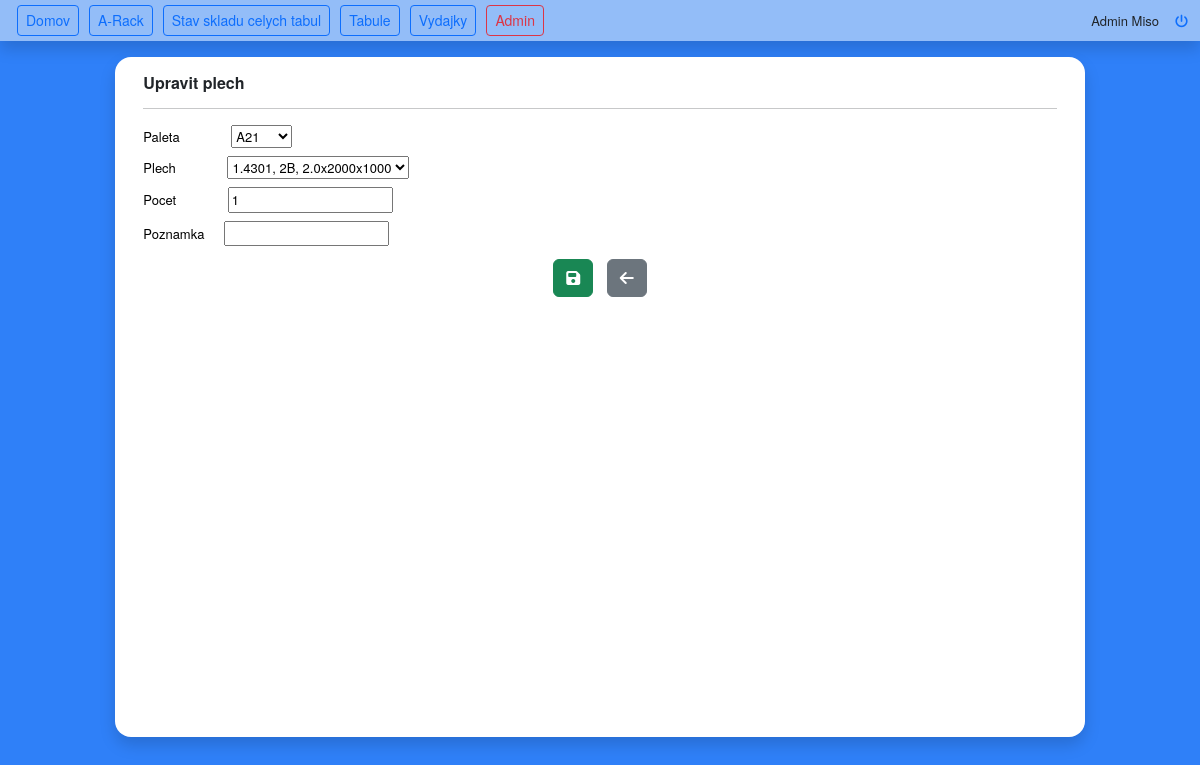
The page /stock-status/edit/2/ (signed in) on the database as committed earlier.
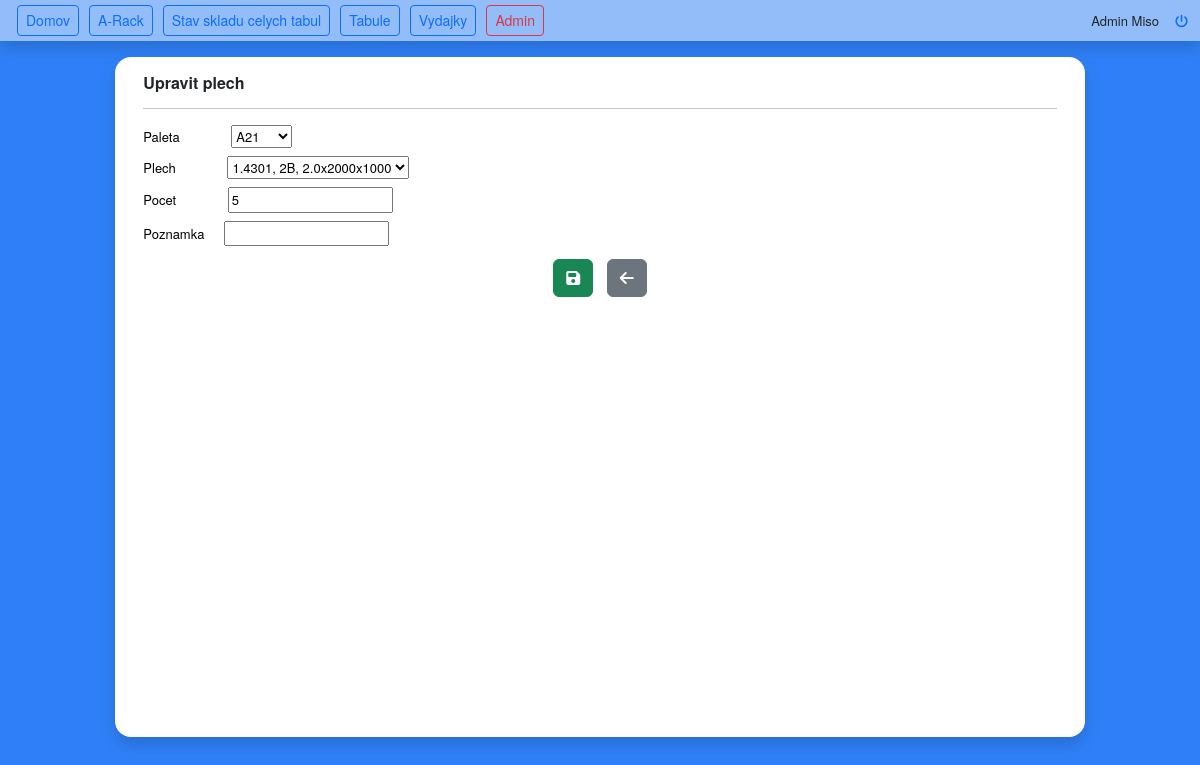
The same page on the database as committed later.
### Rack/models.py (models this page shows, shortened)
class PaletteSheet(models.Model):
    palette = models.ForeignKey(Palette, on_delete=models.CASCADE, null=True, blank=True)
    sheet = models.ForeignKey(Sheet, on_delete=models.CASCADE)
    quantity = models.PositiveIntegerField()
    note = models.CharField(max_length=128, null=True, blank=True)
    created_by = models.ForeignKey(User, on_delete=models.CASCADE, related_name='created', null=True, blank=True)
    created_date = models.DateTimeField(auto_now_add=True)
    class Meta:
        verbose_name = "Plech na palete"
        verbose_name_plural = "Plechy na palete"

### Stock/views.py (the view, shortened to what this page needs)
# urls.py: path('stock-status/edit/<int:pk>/', views.stock_palette_edit, name='stock_palette_edit'),
@login_required
def stock_palette_edit(request, pk):
    sheet = PaletteSheet.objects.get(pk=pk)
    form = SheetToPaletteForm(instance=sheet)
    ctx = {'sheet': sheet,
           'form': form}
    if request.method == 'GET':
        return render(request, 'Rack/palette_edit.html', ctx)

### Rack/forms.py
class SheetToPaletteForm(forms.ModelForm):
    class Meta:
        model = PaletteSheet
        fields = '__all__'

### Material/models.py (called while the page is built)
    def __str__(self):
        return f"{self.material.material_name}, {self.surface.surface_name}, {self.thickness}x{self.size_x}x{self.size_y}"

### Rack/models.py (called while the page is built)
    def __str__(self):
        return f"{self.name}"

### templates/Rack/palette_edit.html (shortened to what this page needs)
{% extends 'Core/../base.html' %}
{% block content %}
<div class="container">
    <form role="form" method="POST">
        <div class="">
            <h6 class="fw-bold">Upravit plech</h6>
            <hr>
        </div>
        <div class="my-2">
            <label class="me-5 text-black" for="">Paleta</label>
            {{ form.palette }}
        </div>
        <div class="my-2">
            <label class="me-5 text-black" for="">Plech</label>
            {{ form.sheet }}
        </div>
        <div class="my-2">
            <label class="me-5 text-black" for="">Pocet</label>
            {{ form.quantity }}
        </div>
        <div class="my-2">
            <label class="me-3 text-black" for="">Poznamka</label>
            {{ form.note }}
        </div>
        <div class="text-center mb-2">
            <button class="btn  btn-success" type="submit">
                <i class="fa-sharp fa-solid fa-floppy-disk"></i>
            </button>
            <button class="btn  btn-secondary" id="backButton" type="button">
                <i class="fa-sharp fa-solid fa-arrow-left"></i>
            </button>
        </div>
    </form>
</div>
{% endblock %}

Rows that differ between the two databases and show on the page:
changed PaletteSheet: quantity "1" → "5"
